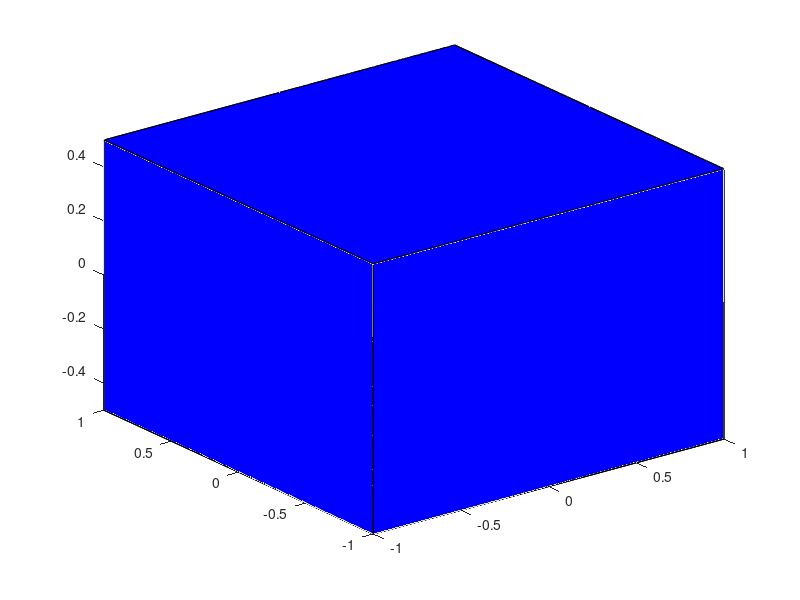

The MATLAB source for this figure: (Note: this script raises an error after producing the figure.)
%==========================================================================
% Tutorial Visualization
% Topic#2: Vehicle configuration in rectangle form
% Authors: M.Trifonov 
% Email: trifonov.m@yahoo.com
% Date(dd-mm-yyyy): 14-05-2022
%==========================================================================
clc; clear all; close all

% input data for the BIG rectlangle
ax1 = [-1 1];     % [x_min x_max] 
ay1 = [-1 1];     % [y_min y_max]
az1 = [-0.5 0.5]; % [z_min z_max]

% input data for the SMALL rectlangle
ax2 = [-0.5 0.5]; % [x_min x_max]
ay2 = [-1 1];     % [y_min y_max]
az2 = [-0.5 0.5]; % [z_min z_max]

% input data for the TRIANGLE
ax3 = [-0.5 0.5 0]; %[x_vert1 x_vert2 x_vert3]
ay3 = [-1 1 0];     %[y_vert1 y_vert2 y_vert3]
az3 = [-0.5 0 0];   %[z_vert1 z_vert2 z_vert3]

COG = [0 0 0]; % center of gravity of the vehicle %[COG_x COG_y COG_z]
thr  = [...
        [0.5 1 0.5]'...     %[m] %point#1
        [0.5 -1 0.5]'...    %[m] %point#2
        [-0.5 1 0]'...      %[m] %point#3
        [-0.5 -1 0]'...     %[m] %point#4
        [-0.5 1 -0.5]'...   %[m] %point#5
        [-0.5 -1 -0.5]'...  %[m] %point#6
        [0.5 0 -0.5]'...    %[m] %point#7
];
thr(1,:)=thr(1,:)+COG(1);thr(2,:)=thr(2,:)+COG(2);thr(3,:)=thr(3,:)+COG(3);

% vertices of the big rectlangle
p1=[[ax1(1) ax1(2) ax1(2) ax1(1) ax1(1) ax1(2) ax1(2) ax1(1)]+COG(1);...  
[ay1(1) ay1(1) ay1(2) ay1(2) ay1(1) ay1(1) ay1(2) ay1(2)]+COG(2);
[az1(1) az1(1) az1(1) az1(1) az1(2) az1(2) az1(2) az1(2)]+COG(3)];

%Plotting
figure(1);hold on;grid on
axis([min(p1(1,:)) max(p1(1,:)) min(p1(2,:)) max(p1(2,:)) min(p1(3,:)) max(p1(3,:))]); %+-0.2

fill3(p1(1,1:4), p1(2,1:4), p1(3,1:4), [0 0 1]);
fill3(p1(1,5:8), p1(2,5:8), p1(3,5:8), [0 0 1]);
% top and bottom planes of the big rectlangle
fill3([p1(1,1:2) p1(1,6) p1(1,5)], [p1(2,1:2) p1(2,6) p1(2,6)], [p1(3,1:2) p1(3,6) p1(3,5)], [0 0 1]);
fill3([p1(1,3:4) p1(1,8) p1(1,7)], [p1(2,3:4) p1(2,8) p1(2,7)], [p1(3,3:4) p1(3,8) p1(3,7)], [0 0 1]);
% front and back planes of the big rectlangle
fill3([p1(1,1) p1(1,4) p1(1,8) p1(1,5)], [p1(2,1) p1(2,4) p1(2,8) p1(2,5)], [p1(3,1) p1(3,4) p1(3,8) p1(3,5)], [0 0 1]);
fill3([p1(1,2:3) p1(1,7) p1(1,6)], [p1(2,2:3) p1(2,7) p1(2,6)], [p1(3,2:3) p1(3,7) p1(3,6)], [0 0 1]);
%set(gcf,'Color', [0 0 1]);
alpha(.15)

% vertices of the small rectlangle
p2=[[ax2(1) ax2(2) ax2(2) ax2(1) ax2(1) ax2(2) ax2(2) ax2(1)]+COG(1);...  
[ay2(1) ay2(1) ay2(2) ay2(2) ay2(1) ay2(1) ay2(2) ay2(2)]+COG(2);
[az2(1) az2(1) az2(1) az2(1) az2(2) az2(2) az2(2) az2(2)]+COG(3)];
% top and bottom planes of the small rectlangle
fill3(p2(1,1:4), p2(2,1:4), p2(3,1:4), [0 0 1]);
fill3(p2(1,5:8), p2(2,5:8), p2(3,5:8), [0 0 1]);
% front and back planes of the small rectlangle
fill3([p2(1,1) p2(1,4) p2(1,8) p2(1,5)], [p2(2,1) p2(2,4) p2(2,8) p2(2,5)], [p2(3,1) p2(3,4) p2(3,8) p2(3,5)], [0 0 1]);
fill3([p2(1,2:3) p2(1,7) p2(1,6)], [p2(2,2:3) p2(2,7) p2(2,6)], [p2(3,2:3) p2(3,7) p2(3,6)], [0 0 1]);
% left side and right side planes of the small rectlangle
fill3([p2(1,1:2) p2(1,6) p2(1,5)], [p2(2,1:2) p2(2,6) p2(2,6)], [p2(3,1:2) p2(3,6) p2(3,5)], [0 0 1]);
fill3([p2(1,3:4) p2(1,8) p2(1,7)], [p2(2,3:4) p2(2,8) p2(2,7)], [p2(3,3:4) p2(3,8) p2(3,7)], [0 0 1]);
fill3(p2(1,1:4), p2(2,1:4), [0 0 0 0], [0 0 1]);
xlabel('x');ylabel('y');zlabel('z');
% triangle
fill3([ax3(1) ax3(1) ax3(2)], [ay3(1) ay3(2) ay3(3)],[az3(1) az3(1) az3(1)], [1 0 0]);
alpha(.15)

% arrow3-function, see: https://de.mathworks.com/matlabcentral/fileexchange/14056-arrow3
% author: Tom Davis
Lp=0.4; % allow length
Alpha=zeros(1,7); Beta=zeros(1,7);
arrow3([thr(1,1) thr(2,1) thr(3,1)],[thr(1,1)-Lp thr(2,1)-Lp*tan(Alpha(1,1)) thr(3,1)],'v*/',1.5,3)
arrow3([thr(1,2) thr(2,2) thr(3,2)],[thr(1,2)-Lp thr(2,2)-Lp*tan(Alpha(1,2)) thr(3,2)],'v*/',1.5,3)
arrow3([thr(1,3) thr(2,3) thr(3,3)],[thr(1,3)-Lp thr(2,3)-Lp*tan(Alpha(1,3)) thr(3,3)],'v*/',1.5,3)
arrow3([thr(1,4) thr(2,4) thr(3,4)],[thr(1,4)-Lp thr(2,4)-Lp*tan(Alpha(1,4)) thr(3,4)],'v*/',1.5,3)
arrow3([thr(1,5) thr(2,5) thr(3,5)],[thr(1,5)-Lp thr(2,5)-Lp*tan(Alpha(1,5)) thr(3,5)],'v*/',1.5,3)
arrow3([thr(1,6) thr(2,6) thr(3,6)],[thr(1,6)-Lp thr(2,6)-Lp*tan(Alpha(1,6)) thr(3,6)],'v*/',1.5,3)
arrow3([thr(1,7) thr(2,7) thr(3,7)],[thr(1,7)-Lp thr(2,7)-Lp*tan(Alpha(1,7)) thr(3,7)],'v*/',1.5,3)

% text labels
plot3(thr(1,:),thr(2,:),thr(3,:),'or','LineWidth',3)
text(thr(1,1),thr(2,1),thr(3,1)+0.05,'1 - first'); 
text(thr(1,2),thr(2,2),thr(3,2)+0.05,'2 - second'); 
text(thr(1,3),thr(2,3),thr(3,3)+0.05,'3 - third'); 
text(thr(1,4),thr(2,4),thr(3,4)+0.05,'4 - fourth'); 
text(thr(1,5),thr(2,5),thr(3,5)+0.05,'5 - fifth'); 
text(thr(1,6),thr(2,6),thr(3,6)+0.05,'6 - sixth'); 
text(thr(1,7),thr(2,7),thr(3,6)+0.05,'7 - seventh'); 
% set(gca, 'Ydir', 'reverse')
% set(gca, 'Zdir', 'reverse')

view(12.72,22.0504); %[caz,cel]=view()
% axes of the coordinate system
arrow3([0 0 0],[max(p1(1,:)) 0 0],'k*/',1.5,3)
arrow3([0 0 0],[0 max(p1(2,:)) 0],'k*/',1.5,3)
arrow3([0 0 0],[0 0 max(p1(3,:))],'k*/',1.5,3)
